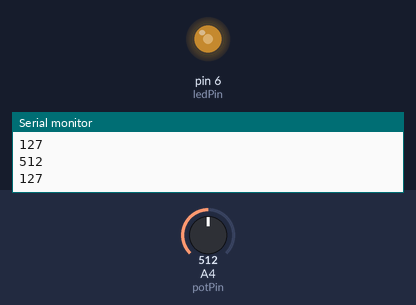
A sketch run on a simulated Arduino Uno, built with avr-gcc and run on an emulated ATmega328P. On the bench: output pins drawn as LEDs (lit = HIGH), the last lines printed to the serial monitor. The inputs (shaded band) are chosen by the test bench; at power-on: A4 (potPin) = 512.

Above: at 1.3 s.
1.4 s: A4 (potPin) set to 716
At 2.2 s:
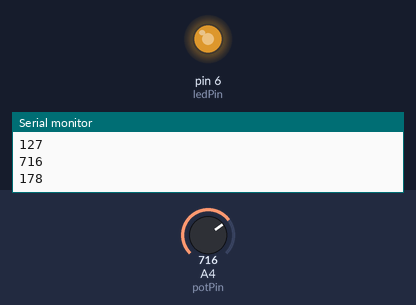
3.0 s: A4 (potPin) set to 900
At 3.4 s:
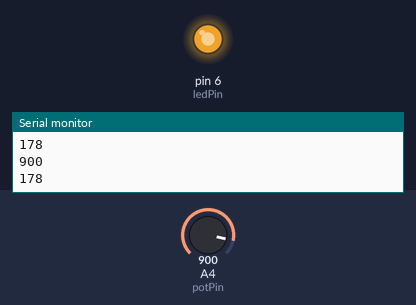
4.5 s: A4 (potPin) set to 122
At 5.7 s:
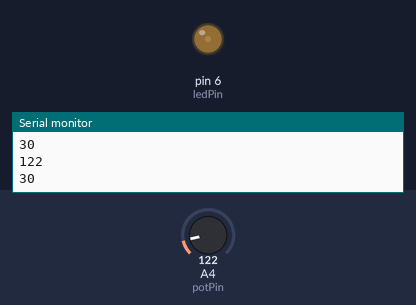
6.0 s: A4 (potPin) set to 0
At 7.0 s:
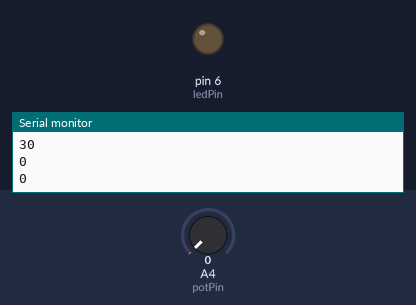
7.5 s: A4 (potPin) set to 511
At 8.2 s:
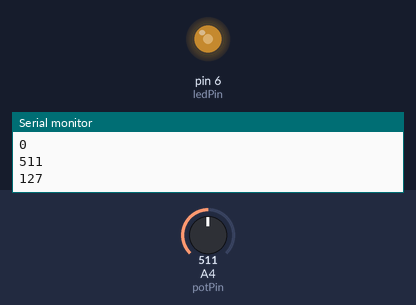
Timing chart, 0 to 10.0 s (numbered marks = the images above; inputs shaded):
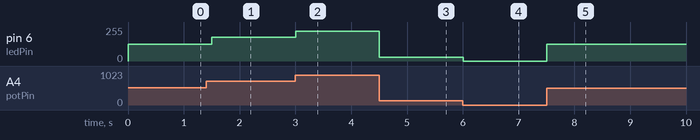

Measured:
- after the input at 1.4 s, pin 6 (ledPin): 127/255 → 178/255 after 0.10 s
- after the input at 3.0 s, pin 6 (ledPin): 178/255 → 224/255 at once
- after the input at 4.5 s, pin 6 (ledPin): 224/255 → 30/255 at once
- after the input at 6.0 s, pin 6 (ledPin): 30/255 → 0/255 at once
- after the input at 7.5 s, pin 6 (ledPin): 0/255 → 127/255 at once

The sketch:

potenciometroLed.ino
```cpp
int ledPin = 6;
int potPin = A4;
int potVal;
int dt = 500;
int light;

void setup() {
  Serial.begin(9600);
  pinMode(ledPin,OUTPUT);
  pinMode(potPin,INPUT);

}

void loop() {
  potVal = analogRead(potPin);
  Serial.println(potVal);
  Serial.println(light);
  light = map(potVal,0,1023,0,255);
  analogWrite(ledPin,light);
  delay(dt);

}
```
